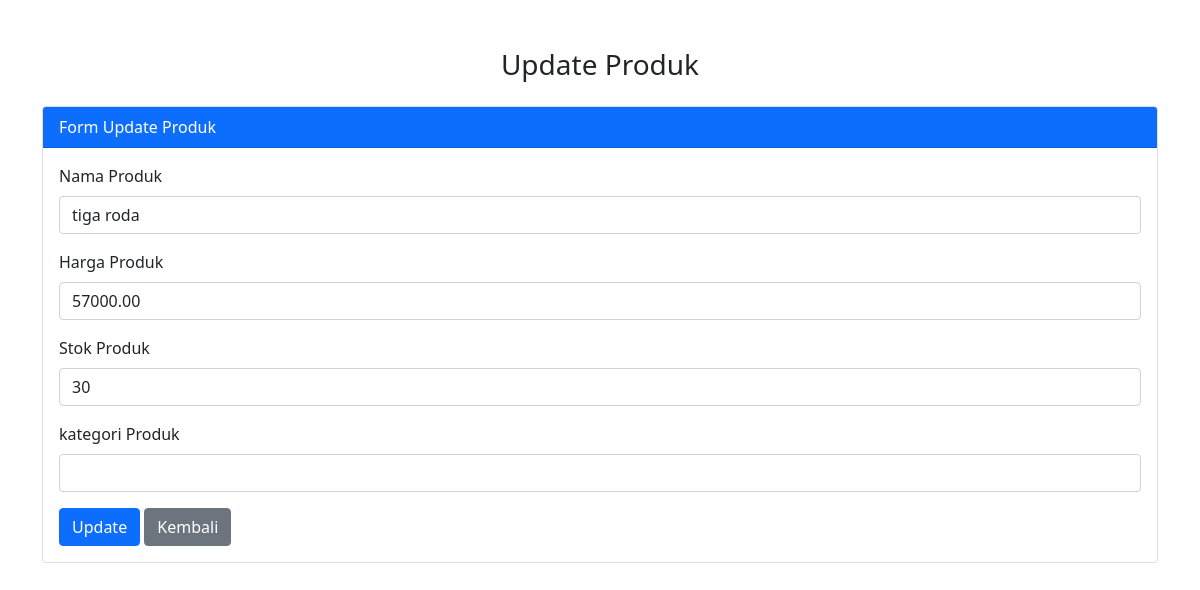
Screenshot of /update07021.php?id=3 with the database file from the repository.
### tables this page shows
CREATE TABLE `product` (
  `id` int(11) NOT NULL,
  `nama_produk` varchar(100) DEFAULT NULL,
  `harga` decimal(10,2) DEFAULT NULL,
  `stok` int(11) DEFAULT NULL,
  `kategori` varchar(100) DEFAULT NULL
);

### update07021.php (the view, shortened to what this page needs)
<?php
include "config07021.php";
if (isset($_GET['id'])) {
    $id = $_GET['id'];
    $result = mysqli_query($conn, "SELECT * FROM product WHERE id = $id");
    $data = mysqli_fetch_assoc($result);
}
?>
<!doctype html>
<html lang="en">
<head>
    <link href="https://cdn.jsdelivr.net/npm/bootstrap@5.0.2/dist/css/bootstrap.min.css" rel="stylesheet">
</head>
<body>
<div class="container mt-5">
    <h3 class="text-center mb-4">Update Produk</h3>
    <div class="card">
        <div class="card-header bg-primary text-white">
            Form Update Produk
        </div>
        <div class="card-body">
            <form method="POST">
                <div class="mb-3">
                    <label class="form-label">Nama Produk</label>
                    <input type="text" class="form-control" name="tnama" value="<?= $data['nama_produk']; ?>" required>
                </div>
                <div class="mb-3">
                    <label class="form-label">Harga Produk</label>
                    <input type="text" class="form-control" name="tharga" value="<?= $data['harga']; ?>" required>
                </div>
                <div class="mb-3">
                    <label class="form-label">Stok Produk</label>
                    <input type="number" class="form-control" name="tstock" value="<?= $data['stok']; ?>" required>
                </div>
                <div class="mb-3">
                    <label class="form-label">kategori Produk</label>
                    <input type="number" class="form-control" name="tkategori" value="<?= $data['kategori']; ?>" required>
                </div>
                <button type="submit" class="btn btn-primary" name="bupdate">Update</button>
                <a href="index.php" class="btn btn-secondary">Kembali</a>
            </form>
        </div>
    </div>
</div>
</body>
</html>

### rows the page displays
product: tnama "tiga roda", tharga "57000.00", tstock "30"
